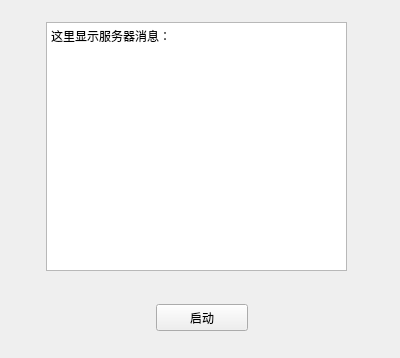
<?xml version="1.0" encoding="UTF-8"?>
<ui version="4.0">
 <class>MainWindow</class>
 <widget class="QMainWindow" name="MainWindow">
  <property name="geometry">
   <rect>
    <x>0</x>
    <y>0</y>
    <width>400</width>
    <height>358</height>
   </rect>
  </property>
  <property name="windowTitle">
   <string>eID服务器</string>
  </property>
  <widget class="QWidget" name="centralWidget">
   <widget class="QPlainTextEdit" name="msgE">
    <property name="geometry">
     <rect>
      <x>46</x>
      <y>22</y>
      <width>301</width>
      <height>249</height>
     </rect>
    </property>
    <property name="styleSheet">
     <string notr="true">font: 14pt &quot;Abyssinica SIL&quot;;</string>
    </property>
    <property name="plainText">
     <string>这里显示服务器消息：</string>
    </property>
   </widget>
   <widget class="QPushButton" name="startBtn">
    <property name="geometry">
     <rect>
      <x>156</x>
      <y>304</y>
      <width>92</width>
      <height>27</height>
     </rect>
    </property>
    <property name="text">
     <string>启动</string>
    </property>
   </widget>
  </widget>
 </widget>
 <layoutdefault spacing="6" margin="11"/>
 <resources/>
 <connections/>
</ui>
